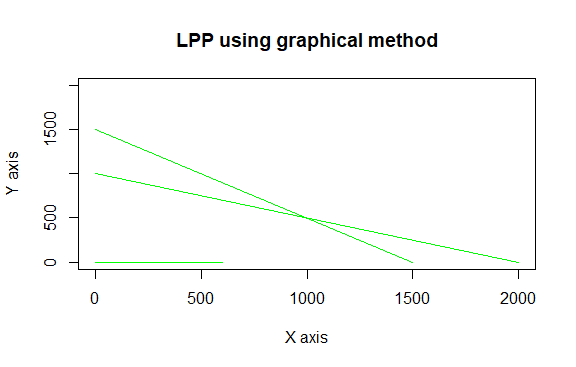

R code for this plot:
# Find a geometrical interpretation and solution as well for the following LP
#Program
# Max z = 3x1 + 5x2
# subject to constraints:
# x1 + 2x2 <= 2000
# x1 + x2 <= 1500
# x1<=600
# x1, x2 >= 0
# Load lpSolve
require(lpSolve)

# Set the coefficients of the decision variables -> C of objective function
C<-c(3, 5)

# Create constraint matrix
A<-matrix(c(1, 2, 
            1, 1, 
            0, 1), 
          nrow = 3, byrow = TRUE)

B<-c(2000, 1500, 600)
constraints_direction<-c('<=','<=','<=')
plot.new()
plot.window(xlim=c(0, 2000), ylim<-c(0, 2000))
axis(1)
axis(2)
title(main="LPP using graphical method")
title(xlab="X axis")
title(ylab="Y axis")
box()
segments(x0 = 2000, y0 = 0, x1 = 0, y1 = 1000, col = "green")
segments(x0 = 1500, y0 = 0, x1 = 0, y1 = 1500, col = "green")
segments(x0 = 0, y0 = 0, x1 = 600, y1 = 0, col = "green")

# Find the optimal solution
optimum <- lp(direction = "max", 
              objective.in = C, 
              const.mat = A,
              const.dir = constraints_direction,
              const.rhs = B,
              all.int = T
)
# Print status: 0 = success, 2= no feasible solution
print(optimum$status)

#Display the optimum values for x1, x2
best_sol<-optimum$solution
names(best_sol)<-c("x1", "x2")
print(best_sol)
print(paste("Total cost: ", optimum$objval, sep = ""))
